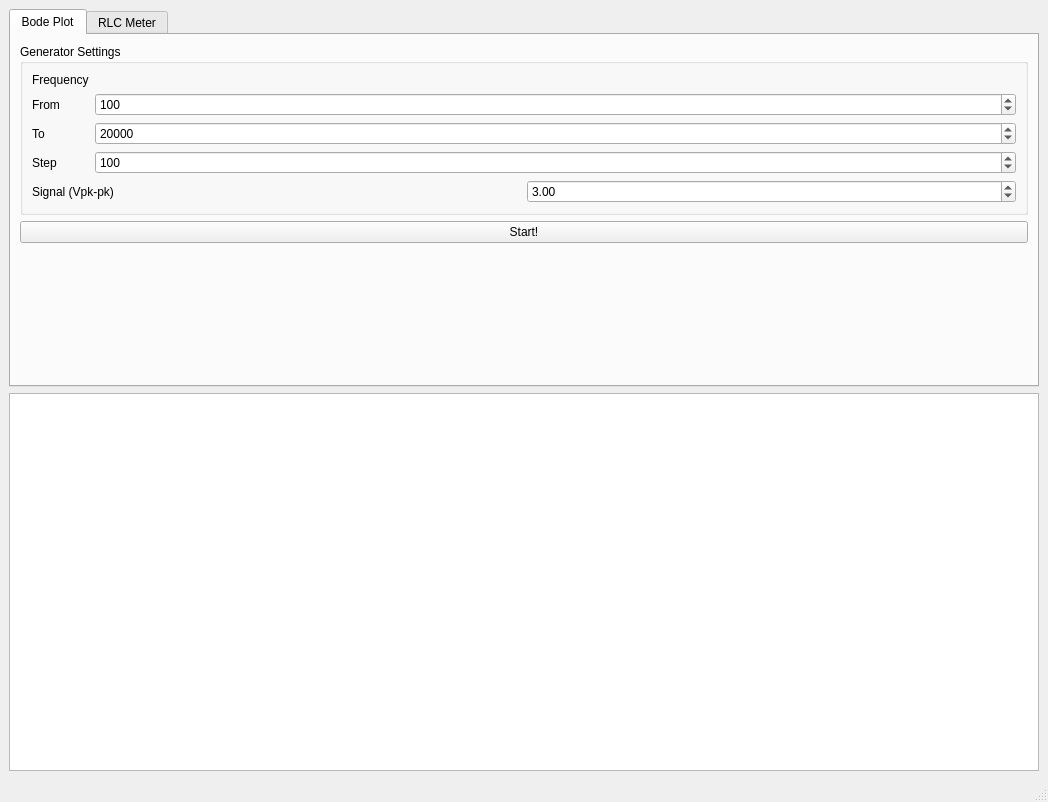
<?xml version="1.0" encoding="UTF-8"?>
<ui version="4.0">
 <class>MainWindow</class>
 <widget class="QMainWindow" name="MainWindow">
  <property name="geometry">
   <rect>
    <x>0</x>
    <y>0</y>
    <width>1048</width>
    <height>802</height>
   </rect>
  </property>
  <property name="windowTitle">
   <string>MainWindow</string>
  </property>
  <widget class="QWidget" name="centralwidget">
   <layout class="QVBoxLayout" name="verticalLayout">
    <item>
     <widget class="QTabWidget" name="tabWidget">
      <property name="currentIndex">
       <number>0</number>
      </property>
      <widget class="QWidget" name="BodePlot">
       <attribute name="title">
        <string>Bode Plot</string>
       </attribute>
       <layout class="QHBoxLayout" name="horizontalLayout_2">
        <item>
         <layout class="QVBoxLayout" name="verticalLayout_3">
          <item>
           <widget class="QGroupBox" name="groupBox">
            <property name="title">
             <string>Generator Settings</string>
            </property>
            <layout class="QVBoxLayout" name="verticalLayout_2">
             <item>
              <layout class="QFormLayout" name="formLayout">
               <item row="1" column="0">
                <widget class="QLabel" name="label_2">
                 <property name="text">
                  <string>From</string>
                 </property>
                </widget>
               </item>
               <item row="1" column="1">
                <widget class="QSpinBox" name="startFreq_spinBox">
                 <property name="minimum">
                  <number>1</number>
                 </property>
                 <property name="maximum">
                  <number>1000000</number>
                 </property>
                 <property name="value">
                  <number>100</number>
                 </property>
                </widget>
               </item>
               <item row="2" column="1">
                <widget class="QSpinBox" name="stopFreq_spinBox">
                 <property name="minimum">
                  <number>1</number>
                 </property>
                 <property name="maximum">
                  <number>1000000</number>
                 </property>
                 <property name="value">
                  <number>20000</number>
                 </property>
                </widget>
               </item>
               <item row="2" column="0">
                <widget class="QLabel" name="label_3">
                 <property name="text">
                  <string>To</string>
                 </property>
                </widget>
               </item>
               <item row="0" column="0">
                <widget class="QLabel" name="label">
                 <property name="text">
                  <string>Frequency</string>
                 </property>
                </widget>
               </item>
               <item row="3" column="0">
                <widget class="QLabel" name="label_5">
                 <property name="text">
                  <string>Step</string>
                 </property>
                </widget>
               </item>
               <item row="3" column="1">
                <widget class="QSpinBox" name="stepFreq_spinBox">
                 <property name="minimum">
                  <number>1</number>
                 </property>
                 <property name="maximum">
                  <number>500000</number>
                 </property>
                 <property name="value">
                  <number>100</number>
                 </property>
                </widget>
               </item>
              </layout>
             </item>
             <item>
              <layout class="QHBoxLayout" name="horizontalLayout">
               <item>
                <widget class="QLabel" name="label_4">
                 <property name="text">
                  <string>Signal (Vpk-pk)</string>
                 </property>
                </widget>
               </item>
               <item>
                <widget class="QDoubleSpinBox" name="Signal_doubleSpinBox">
                 <property name="maximum">
                  <double>4.000000000000000</double>
                 </property>
                 <property name="value">
                  <double>3.000000000000000</double>
                 </property>
                </widget>
               </item>
              </layout>
             </item>
            </layout>
           </widget>
          </item>
          <item>
           <widget class="QPushButton" name="start_pushButton">
            <property name="text">
             <string>Start!</string>
            </property>
           </widget>
          </item>
          <item>
           <spacer name="verticalSpacer_2">
            <property name="orientation">
             <enum>Qt::Vertical</enum>
            </property>
            <property name="sizeHint" stdset="0">
             <size>
              <width>20</width>
              <height>40</height>
             </size>
            </property>
           </spacer>
          </item>
         </layout>
        </item>
       </layout>
      </widget>
      <widget class="QWidget" name="RLCMeter">
       <attribute name="title">
        <string>RLC Meter</string>
       </attribute>
      </widget>
     </widget>
    </item>
    <item>
     <widget class="QPlainTextEdit" name="log_plainTextEdit">
      <property name="readOnly">
       <bool>true</bool>
      </property>
     </widget>
    </item>
   </layout>
  </widget>
  <widget class="QMenuBar" name="menubar">
   <property name="geometry">
    <rect>
     <x>0</x>
     <y>0</y>
     <width>1048</width>
     <height>21</height>
    </rect>
   </property>
  </widget>
  <widget class="QStatusBar" name="statusbar"/>
 </widget>
 <resources/>
 <connections/>
</ui>
